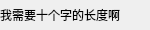
<?xml version="1.0" encoding="UTF-8"?>
<ui version="4.0">
 <class>MapListItem</class>
 <widget class="QWidget" name="MapListItem">
  <property name="geometry">
   <rect>
    <x>0</x>
    <y>0</y>
    <width>150</width>
    <height>30</height>
   </rect>
  </property>
  <property name="windowTitle">
   <string>Form</string>
  </property>
  <layout class="QVBoxLayout" name="verticalLayout">
   <property name="spacing">
    <number>0</number>
   </property>
   <property name="leftMargin">
    <number>0</number>
   </property>
   <property name="topMargin">
    <number>0</number>
   </property>
   <property name="rightMargin">
    <number>0</number>
   </property>
   <property name="bottomMargin">
    <number>0</number>
   </property>
   <item>
    <widget class="QLabel" name="name">
     <property name="text">
      <string>我需要十个字的长度啊</string>
     </property>
    </widget>
   </item>
  </layout>
 </widget>
 <resources/>
 <connections/>
</ui>
